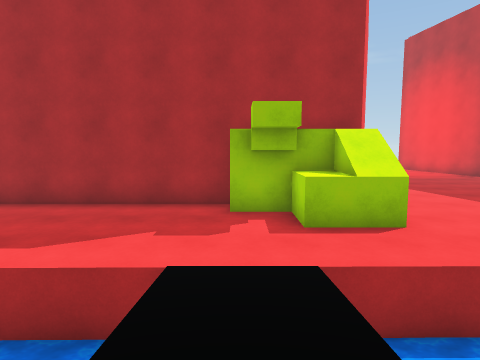
view 1 (above)

18 first-person views from a walk through a 3-D level made in the Unity game engine. The camera is 1.4 m above the floor, tilts 6° down and sees 75° across. The floor is counted in squares, 1.2 m on a side. Each view is taken from the middle of a square. On the plan, view 1 faces up. The plan holds only what a view shows up to about 13 squares ahead; the rest is blank. The place goes on beyond the plan. The player character is not drawn. Surface patterns are stand-ins for the level's own textures.

view 2
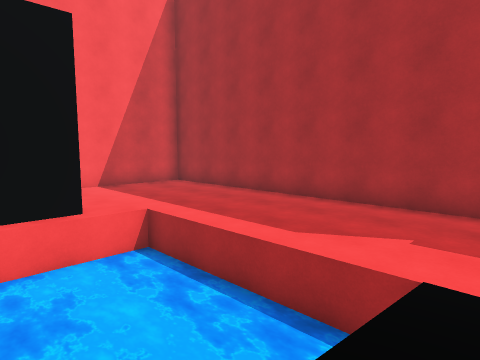

view 3
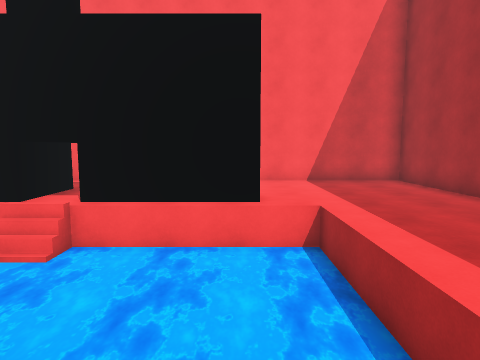

view 4
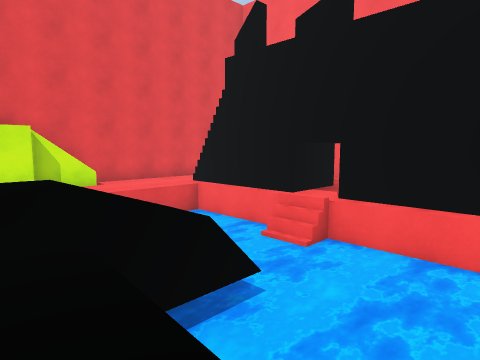

view 5
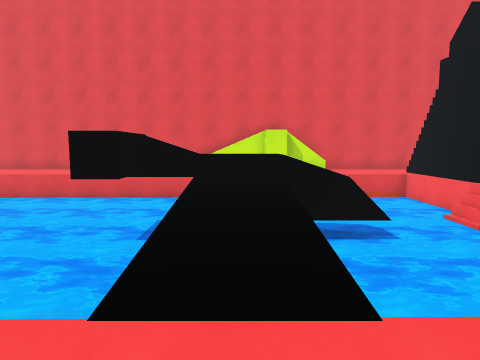

view 6
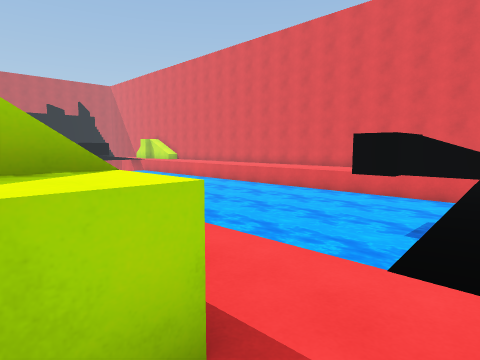

view 7
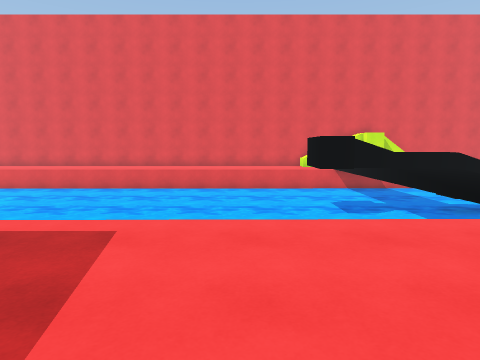

view 8
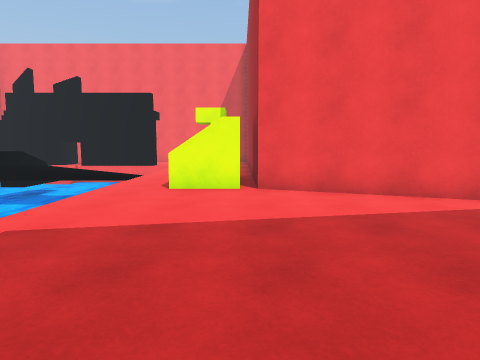

view 9
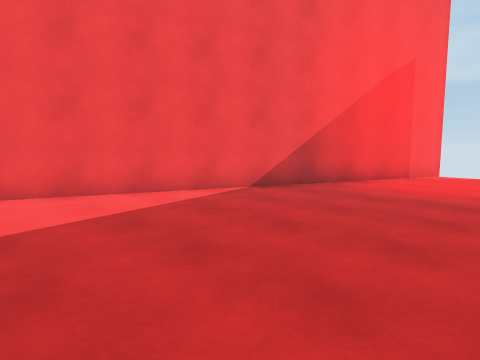

view 10
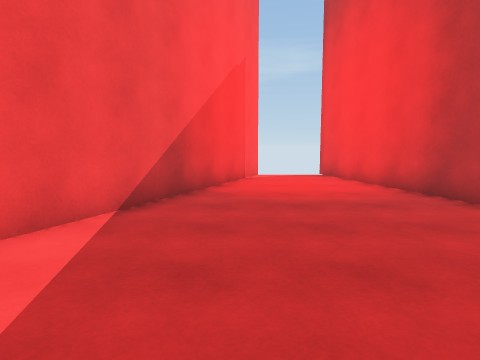

view 11
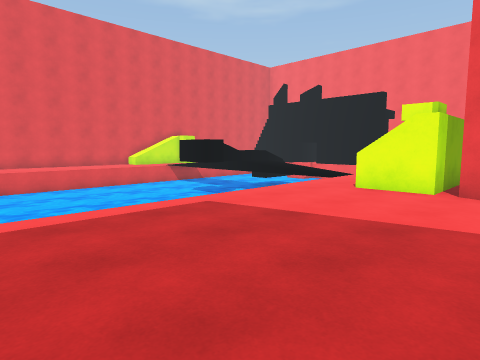

view 12
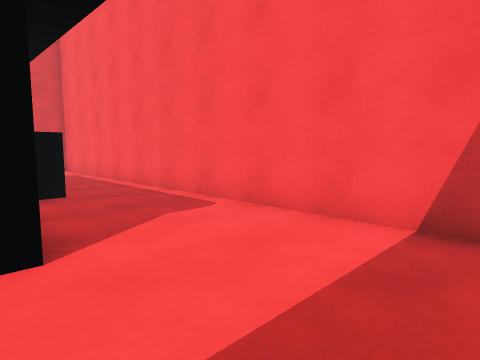

view 13
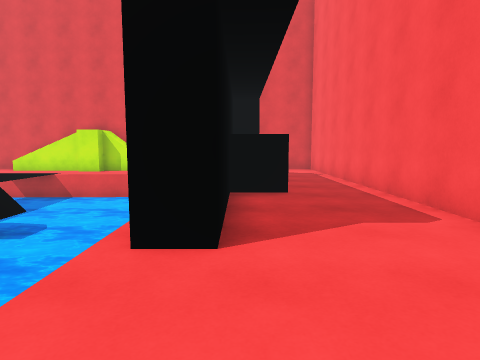

view 14
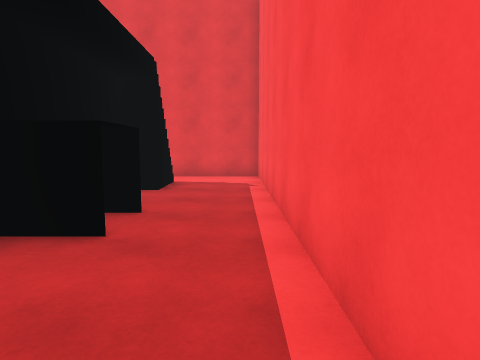

view 15
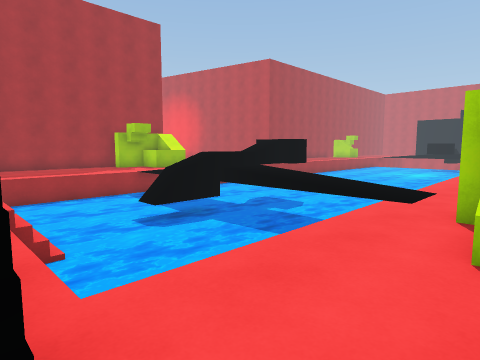

view 16
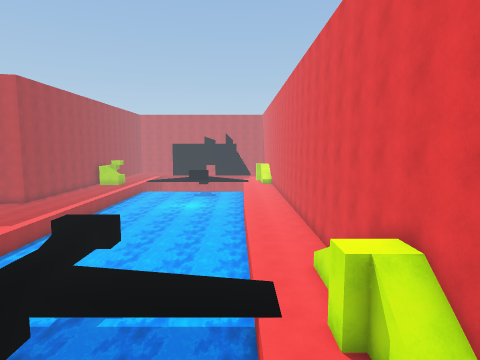

view 17
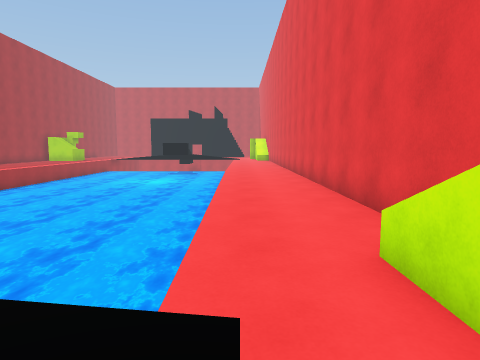

view 18
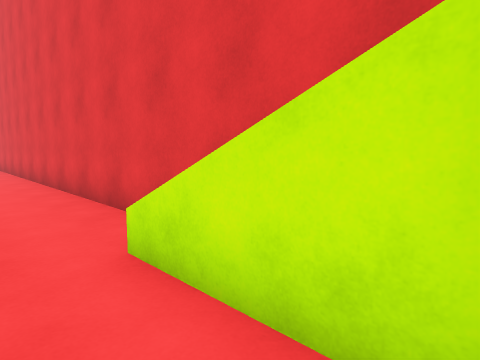

### Floor plan
Key: @ floor where view 1 was taken; # wall or solid block; . main floor; : floor 0.25 m higher than the main floor; + floor 0.5 m higher than the main floor; / step, stairs or slope; ≈ water the walk keeps out of; ^ raised ledge.
Columns run from 13 left of view 1 to 12 right of it. Each row starts with its distance up from view 1.
 23                      ##
 22                      #...#
 21                      #...#
 20                     ##...#
 19                     #....#
 18                    ##.....
 17                    #......
 16                    #......
 15                   ##......
 14                   #.......
 13                  ##......
 12                  #........
 11                  #........
 10                 ##........
  9 #################........
  8 #............####.........
  7 #..............##.........
  6 #..............^^.........
  5 #........................
  4 #.....≈≈≈≈≈≈≈..≈≈≈≈≈≈≈≈≈≈
  3 #.....≈≈≈≈≈≈≈:≈
  2 #....#≈≈≈≈≈≈≈:≈≈≈≈
  1 #....#≈≈≈≈≈≈≈+≈≈≈≈≈≈≈≈ ≈≈≈
  0 #....#≈≈≈≈≈≈≈@≈≈≈≈≈≈≈≈≈≈≈≈
 -1 #....#≈≈≈≈^^^^^^^≈≈≈≈≈≈≈≈≈
 -2 #..###≈≈≈≈^^^^^^^≈≈≈≈≈≈≈≈≈
 -3 #..# #.≈≈≈≈≈≈+≈≈≈≈≈≈≈≈≈≈≈≈
 -4 #... #≈≈≈≈≈≈≈+≈≈≈≈≈≈≈≈≈≈≈≈
 -5 #... #≈≈≈≈≈≈≈:≈≈≈≈≈≈≈≈≈≈≈≈
 -6 #... #≈≈≈≈≈≈≈:≈ ≈≈≈≈≈≈≈≈≈≈
 -7 #../ /≈≈≈≈≈≈≈.≈≈≈≈≈≈≈≈≈≈≈≈
 -8 #../ /....................
 -9 #...  .....##.............
-10 #... . ..^####^^..........
-11 #####  ####   ############

Where each view was taken, in squares from view 1:
view 1: 0 up, 0 right, facing up
view 2: 0 up, 0 right, facing up-left
view 3: 2 up, 0 right, facing left
view 4: 2 up, 0 right, facing down-left
view 5: 6 up, 0 right, facing down
view 6: 7 up, 0 right, facing down-right
view 7: 9 up, 6 right, facing down
view 8: 8 up, 12 right, facing left
view 9: 8 up, 12 right, facing up-left
view 10: 9 up, 8 right, facing up
view 11: 10 up, 12 right, facing down-left
view 12: 6 up, 8 left, facing down-left
view 13: 6 up, 9 left, facing down
view 14: 2 up, 12 left, facing down
view 15: 10 down, 8 left, facing up-right
view 16: 7 down, 8 left, facing right
view 17: 8 down, 1 left, facing right
view 18: 8 down, 1 left, facing down-right
